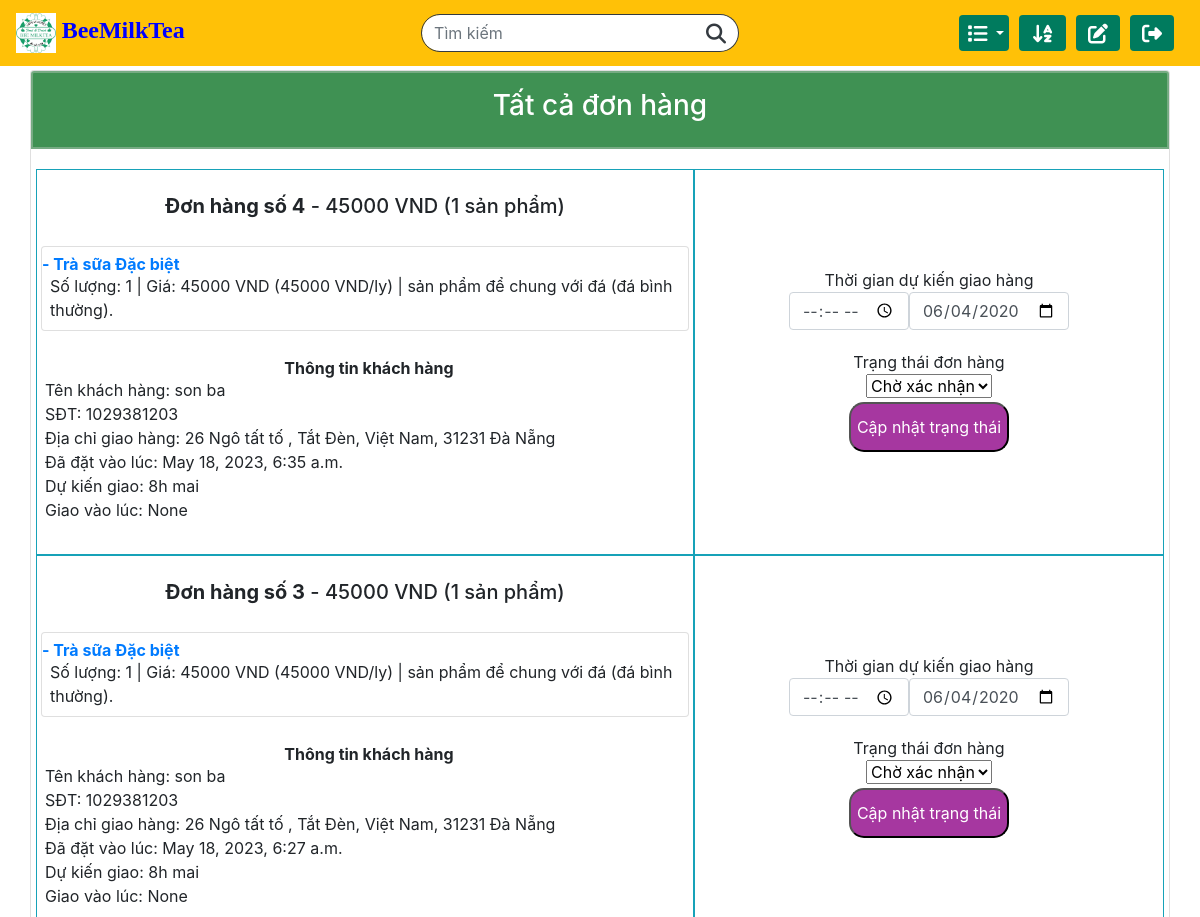
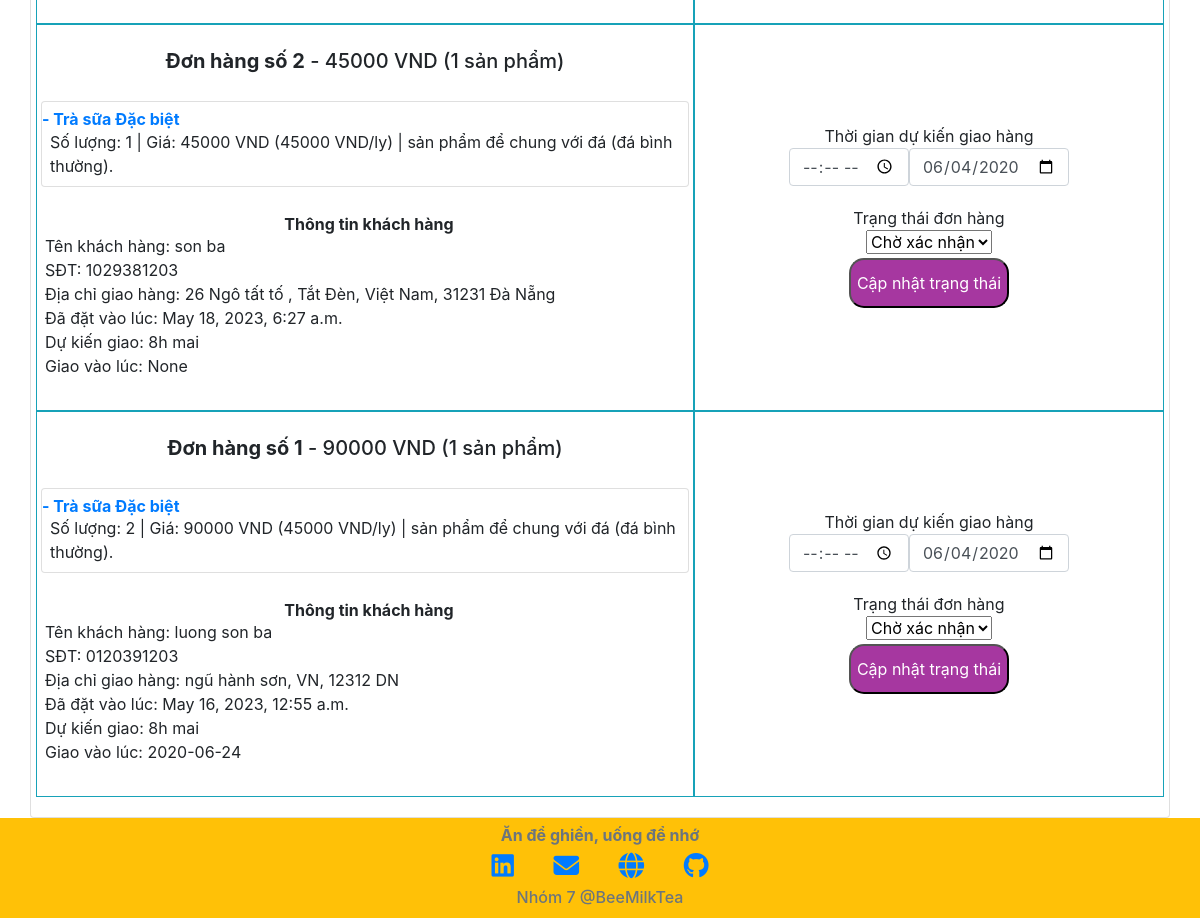
The app's page /manageOrder (signed in) with its own data (2 pictures, top to bottom).
### orders/models.py (models this page shows, shortened)
class Ordered_item(models.Model):
    product = models.ForeignKey(Product, on_delete=models.CASCADE, related_name="product")
    quantity = models.IntegerField()
    price_quantity = models.IntegerField()
    notice = models.TextField(blank=True)

class Product(models.Model):
    name = models.CharField(max_length=64)
    category = models.CharField(max_length=32, choices=CATEGORIES, default='TRÀ SỮA')
    price = models.IntegerField(default=50000)
    unit = models.CharField(max_length=10, default='1 ly')
    availability = models.CharField(max_length=32, choices=AVAILABILITIES, default='có sẵn')
    quantity = models.IntegerField()
    description_short = models.CharField(max_length=64, default='có sẵn')
    description_long = models.TextField(default='có sẵn')
    image = models.ImageField(verbose_name="Product Image", upload_to="orders/static/orders/images/", default=None, blank=True)
    image_filename = models.CharField(max_length=256, default="image.jpg")

class Order(models.Model):
    user = models.ForeignKey(User, on_delete=models.CASCADE, related_name="usernames")
    ordered_items = models.ManyToManyField(Ordered_item, blank=True, related_name="items")
    name = models.CharField(max_length=32, blank=True)
    mobile = models.CharField(max_length=16, blank=True)
    shipping_address = models.TextField(blank=True)
    email = models.CharField(max_length=64, blank=True)
    total_price = models.IntegerField()
    ordered_time = models.DateTimeField(auto_now_add=True)
    expected_time_request = models.TextField(blank=True)
    delivery_time = models.CharField(max_length=32, blank=True, null=True)
    status = models.CharField(max_length=32, choices=STATUS, default='Pending')

### orders/views.py (the view, shortened to what this page needs)
# urls.py: path("manageOrder", views.manageOrder_view, name="manageOrder"),
def manageOrder_view(request):
    if request.user.is_superuser:
        all_orders = list_detail_orders(Order.objects.all())
        context = {
            "orders": all_orders,
        }
        return render(request, 'orders/manageOrder.html', context)
    else:
        return HttpResponseRedirect(reverse("index"))

### orders/templates/orders/manageOrder.html (shortened to what this page needs)
{% extends "orders/base.html" %}
{% block main %}
<div class="container-md cart p-0 mt-3 mb-3">
  <div class="card">
    <div class="card-header pt-3 pb-3 pl-0 pr-0 all-order-heading-div">
      <h3 class="text-center all-order-heading">Tất cả đơn hàng</h3>
    </div>
    <div class="card-body">
      <div class="row">
        {% for id, order in orders.items %}
        <div class="col-7 border border-info p-0">
          <h5 class="text-center m-0 order-heading pt-4 pb-4"><b>Đơn hàng số {{ id }}</b> - {{ order.total_price }} VND ({{ order.item_count }} sản phẩm)</h5>
          <ul class="list-group m-1">
            {% for item in order.ordered_products %}
            <li class="list-group-item p-0 pt-2 pb-2">
              <a href="/item/{{item.id}}"><h6 class="m-0"><b>- {{ item.name }}</b></h6></a>
              <p class="m-0 pl-2">Số lượng: {{ item.quantity }} | Giá: {{ item.price }} VND ({{ item.basic_price }} VND/{{ item.unit }}) | {{ item.user_request }}</p>
            </li>
            {% endfor %}
          </ul>
          <div class="reciever_info ml-2 mb-2 pt-4 pb-4">
            <h6 class="text-center mb-0"><b>Thông tin khách hàng</b></h6>
            <p class="m-0">Tên khách hàng: {{ order.customer_name }}</p>
            <p class="m-0">SĐT: {{ order.customer_mobile }}</p>
            <p class="m-0">Địa chỉ giao hàng: {{ order.shipping_address }}</p>
            <p class="m-0">Đã đặt vào lúc: {{ order.customer_ordered_time }}</p>
            <p class="m-0">Dự kiến giao: {{ order.customer_desires }}</p>
            <p class="m-0">Giao vào lúc: {{ order.delivery_time }}</p>
          </div>
        </div>
        <div class="col-5 d-flex align-items-center border border-info p-0">
          <div class="text-center w-100">
            {% if order.status == "Delivered"%}
              <p>{{ order.status }}</p>
            {% else %}
              <form action="/manageOrder" class="mb-1" method="post">
                <div class="form-group m-0">
                  <label for="datetime" class="m-0">Thời gian dự kiến giao hàng</label>
                  <div class="d-sm-flex justify-content-center">
                    <div class="text-center">
                      <input type="time" name="time" style="width: 120px;" class="form-control" id="datetime">
                    </div>
                    <div class="">
                      <input class="form-control" name="date" style="width: 160px;" type="date" value="2020-06-04" id="example-date-input">
                    </div>
                  </div>
                </div>
                <div class="form-group m-0">
                  <label for="status" class="m-0 padding-top-20px" >Trạng thái đơn hàng</label>
                  <div class="d-flex justify-content-center">
                    <select id='{{order.order_id}}' class="choose_tag selectpicker price-select" data-width="135px" name="status" data-style="btn-success">
                      <option value="Pending">Chờ xác nhận</option>
                    </select>
                    {% block script %}
                    {% load static %}
                    {% endblock %}
                  </div>
                </div>
                <button class="button-confirm mt-1 update-status" type="submit">Cập nhật trạng thái</button>
              </form>
            {% endif %}
          </div>
        </div>
        {% endfor %}
      </div>
    </div>
  </div>
</div>
{% endblock %}

### static/orders/css/styles.css (style rules this page uses)
html { min-height: 100%; position: relative; }
body { margin-bottom: 100px; margin-top: 70px; }
.padding-top-20px { padding-top: 20px; }
.update-status { border-radius: 15px; color: white; background-color: #a637a0; height:50px; }
.all-order-heading { color: white; }
.all-order-heading-div { background-color: #3f9153; border: 2px solid #76ab83; }

### records on screen
Ordered_item: id "4", total_price "45000", item_count "1", quantity "1", price "45000", basic_price "45000", user_request "sản phẩm để chung với đá (đá bình thường).", customer_name "son ba", customer_mobile "1029381203", shipping_address "26 Ngô tất tố , Tắt Đèn, Việt Nam, 31231 Đà Nẵng", customer_ordered_time "May 18, 2023, 6:35 a.m.", customer_desires "8h mai", delivery_time "None"
Product: name "Trà sữa Đặc biệt" "Trà sữa Đặc biệt" "Trà sữa Đặc biệt" "Trà sữa Đặc biệt", unit "ly" "ly" "ly" "ly"
Ordered_item: id "3", total_price "45000", item_count "1", quantity "1", price "45000", basic_price "45000", user_request "sản phẩm để chung với đá (đá bình thường).", customer_name "son ba", customer_mobile "1029381203", shipping_address "26 Ngô tất tố , Tắt Đèn, Việt Nam, 31231 Đà Nẵng", customer_ordered_time "May 18, 2023, 6:27 a.m.", customer_desires "8h mai", delivery_time "None"
Ordered_item: id "2", total_price "45000", item_count "1", quantity "1", price "45000", basic_price "45000", user_request "sản phẩm để chung với đá (đá bình thường).", customer_name "son ba", customer_mobile "1029381203", shipping_address "26 Ngô tất tố , Tắt Đèn, Việt Nam, 31231 Đà Nẵng", customer_ordered_time "May 18, 2023, 6:27 a.m.", customer_desires "8h mai", delivery_time "None"
Ordered_item: user_request "sản phẩm để chung với đá (đá bình thường)."
Order: customer_name "luong son ba", customer_mobile "0120391203", shipping_address "ngũ hành sơn, VN, 12312 DN", customer_ordered_time "May 16, 2023, 12:55 a.m.", customer_desires "8h mai", delivery_time "2020-06-24"

### other values on screen
{{ id }} "1"
{{ order.total_price }} "90000"
{{ order.item_count }} "1"
{{ item.quantity }} "2"
{{ item.price }} "90000"
{{ item.basic_price }} "45000"
